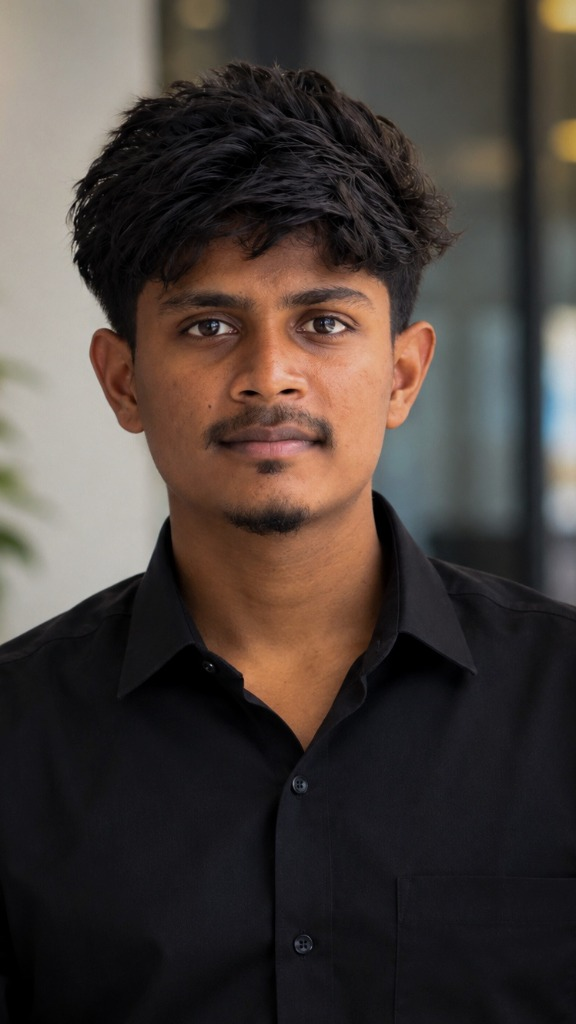
#> input picture assets/images/premkumar.jpg, 576 x 1024 px, found by its file name
$ python build_clean_cutout.py
#> lines starting #> are read from the running program, lines starting #| are printed output that depends on the picture
from PIL import Image, ImageDraw, ImageFilter
import math

src = Image.open('/home/prem/.gemini/antigravity/scratch/premkumar-portfolio/assets/images/premkumar.jpg').convert('RGB')
#> src is the input picture: PIL image 576x1024 RGB; mean R, G, B 72.2, 63.1, 58.6
w, h = src.size
#> w = 576; h = 1024
gray = src.convert('L')
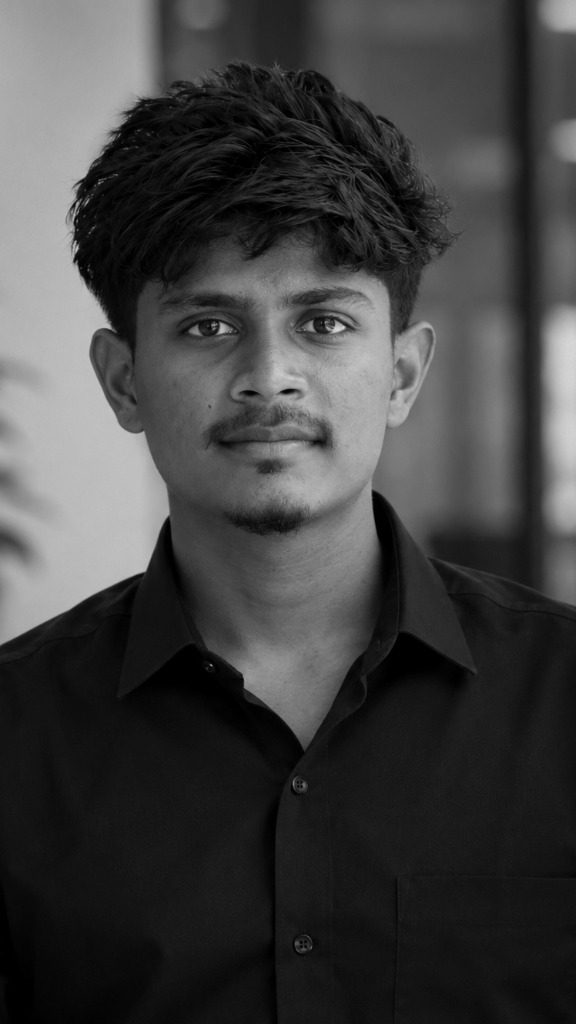
#> gray: PIL image 576x1024 L; min 0, max 219, mean 65.3

crop_h = 860
src_crop = src.crop((0, 0, w, crop_h))
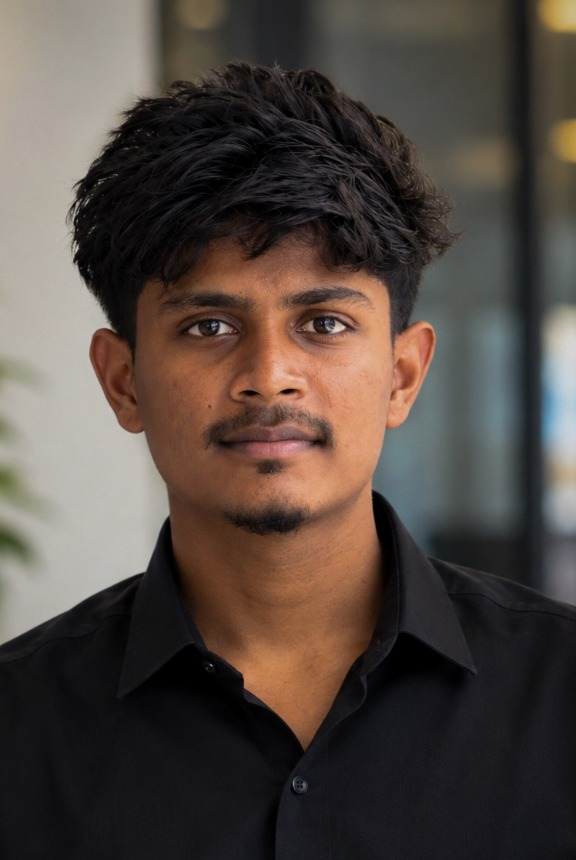
#> src_crop: PIL image 576x860 RGB; mean R, G, B 82.6, 71.9, 65.8
gray_crop = gray.crop((0, 0, w, crop_h))
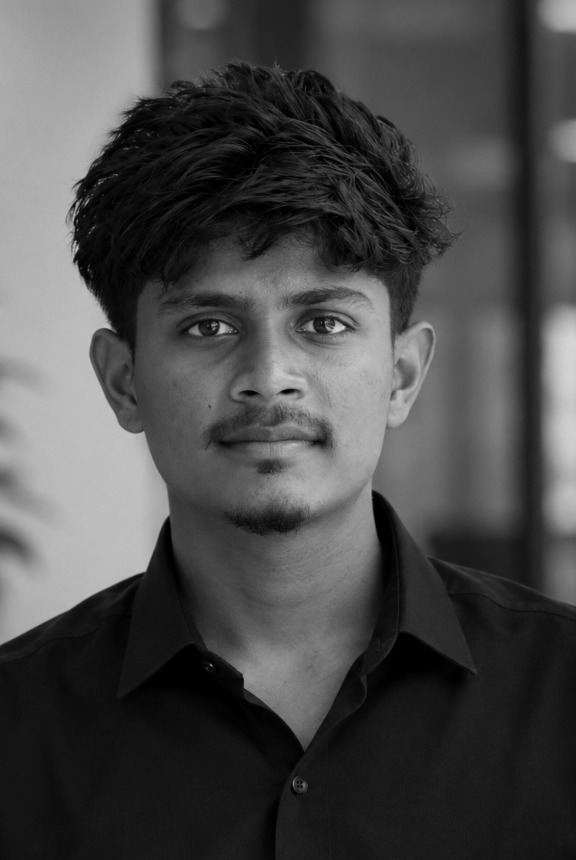
#> gray_crop: PIL image 576x860 L; min 0, max 219, mean 74.4

# Find left boundary for each y
left_pts = []
for y in range(crop_h):
    if y >= 640:
        left_pts.append(0)
        continue
    if y > 560:
        # Left shoulder sloping from x=165 at y=560 to x=0 at y=640
        # Line equation: x = 165 - (y - 560) * (165 / 80)
        expected_x = int(165 - (y - 560) * (165.0 / 80.0))
        # Search around expected_x +- 20
        best_x = expected_x
        max_d = 0
        for x in range(max(0, expected_x - 25), min(w//2, expected_x + 25)):
            d = gray_crop.getpixel((x - 3, y)) - gray_crop.getpixel((x + 3, y))
            if d > max_d:
                max_d = d
                best_x = x
        left_pts.append(best_x)
        continue

    # y <= 560: head, ear, jaw, neck
    # Expected search window: 60 <= x <= 220
    best_x = 90
    max_d = 0
    for x in range(40, 220):
        # difference between wall (bright) and subject (dark)
        d = gray_crop.getpixel((x - 4, y)) - gray_crop.getpixel((x + 4, y))
        if d > max_d:
            max_d = d
            best_x = x
    left_pts.append(best_x)
#> after the loop, left_pts = 860 values, max 219 at index 76, min 0 at index 640, mean 87.11

# Find right boundary for each y
right_pts = []
for y in range(crop_h):
    if y >= 630:
        right_pts.append(w - 1)
        continue
    if y > 540:
        # Right shoulder sloping from x=385 at y=540 to x=575 at y=630
        expected_x = int(385 + (y - 540) * ((575.0 - 385.0) / 90.0))
        best_x = expected_x
        max_d = 0
        for x in range(max(300, expected_x - 30), min(w - 4, expected_x + 30)):
            # wall/window is right, subject is left -> p(x+3) - p(x-3) > 0
            d = gray_crop.getpixel((x + 3, y)) - gray_crop.getpixel((x - 3, y))
            if d > max_d:
                max_d = d
                best_x = x
        right_pts.append(best_x)
        continue

    # y <= 540: head, ear, jaw, neck
    # Search window: 360 <= x <= 450
    best_x = 410
    max_d = 0
    for x in range(360, min(w - 4, 450)):
        d = gray_crop.getpixel((x + 3, y)) - gray_crop.getpixel((x - 3, y))
        if d > max_d:
            max_d = d
            best_x = x
    right_pts.append(best_x)
#> after the loop, right_pts = 860 values, max 575 at index 630, min 360 at index 97, mean 449.3

# Smooth both boundaries with 15-point median filter
smooth_l = []
smooth_r = []
k = 15
for i in range(crop_h):
    s = max(0, i - k//2)
    e = min(crop_h, i + k//2 + 1)
    wl = sorted(left_pts[s:e])
    wr = sorted(right_pts[s:e])
    smooth_l.append(wl[len(wl)//2])
    smooth_r.append(wr[len(wr)//2])
#> this loop made 860 passes
#> (wl, wr) on passes 1 to 3: ([155, 155, 155, 155, 156, 156, 156, 156], [376, 377, 378, 378, 378, 382, 383, 395]), ([155, 155, 155, 155, 155, 156, 156, 156, 156], [376, 377, 378, 378, 378, 382, 383, 394, 395]), ([155, 155, 155, 155, 155, 155, 156, 156, 156, 156], [376, 377, 378, 378, 378, 381, 382, 383, 394, 395])
#> after the loop, smooth_l = 860 values, max 180 at index 88, min 0 at index 640, mean 86.77; smooth_r = 860 values, max 575 at index 630, min 362 at index 436, mean 448.7

# Build mask
mask = Image.new('L', (w, crop_h), 0)
#> mask: PIL image 576x860 L; every value is 0
draw = ImageDraw.Draw(mask)

poly = []
poly.append((smooth_l[0], 0))
for y in range(crop_h):
    poly.append((smooth_r[y], y))
#> after the loop, poly = 861 pairs, first value 156 to 575, second value 0 to 859
poly.append((w - 1, crop_h - 1))
poly.append((0, crop_h - 1))
for y in range(crop_h - 1, -1, -1):
    poly.append((smooth_l[y], y))
#> after the loop, poly = 1723 pairs, first value 0 to 575, second value 0 to 859

draw.polygon(poly, fill=255)
mask = mask.filter(ImageFilter.GaussianBlur(1.5))
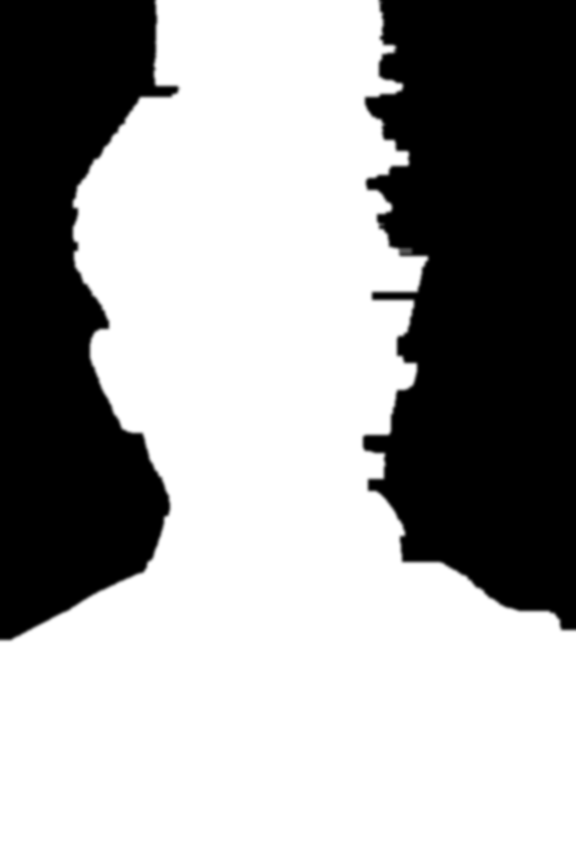
#> mask: PIL image 576x860 L; min 0, max 255, mean 160.7

cutout = src_crop.copy()
cutout.putalpha(mask)
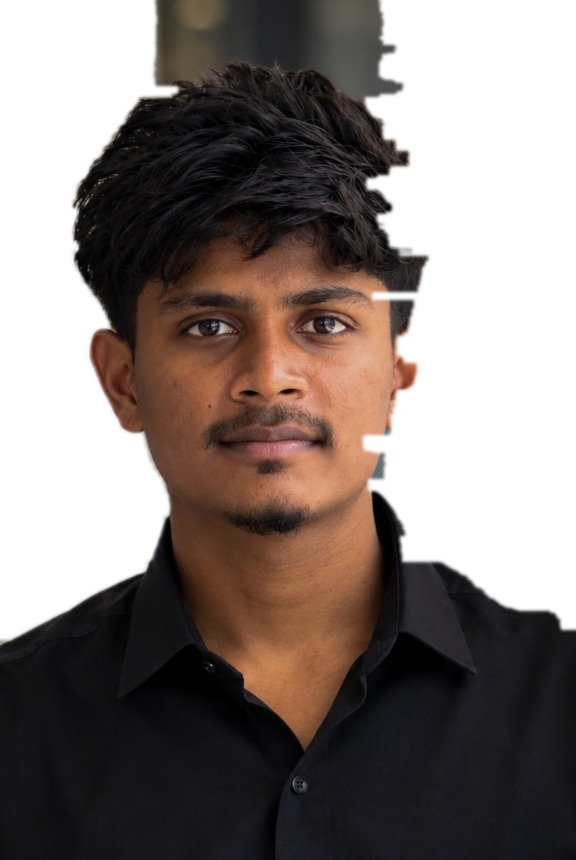
#> cutout: PIL image 576x860 RGBA; mean R, G, B, A 82.6, 71.9, 65.8, 160.7; transparent parts drawn white
cutout.save('/home/prem/.gemini/antigravity/scratch/premkumar-portfolio/assets/images/premkumar_cutout_clean.png')
print('Clean cutout saved!')
